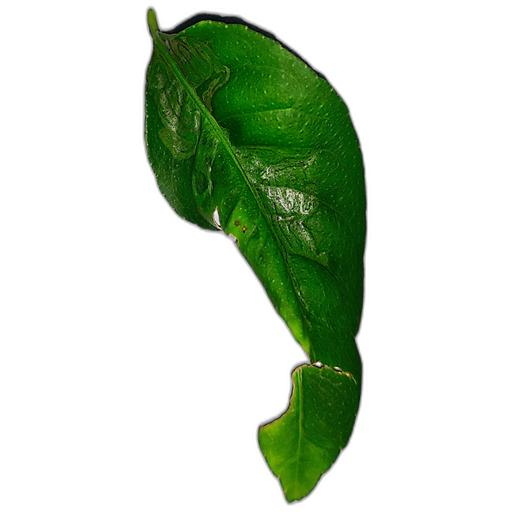
#> input picture caps_mdd/backend/uploads/CurlVirus_test_00108_c00094_4a568dc02740.jpg, 512 x 512 px
$ python regression_training.py --image uploads/CurlVirus_test_00108_c00094_4a568dc02740.jpg
#> lines starting #> are read from the running program, lines starting #| are printed output that depends on the picture; after the words box and inside, x2 and y2 are one past the last pixel; in counts of white or black regions, pixels touching at a corner belong together
"""
=============================================================================
CITRUS DISEASE SEVERITY: PURE UNCALIBRATED REGRESSION & BENCHMARK SUITE
=============================================================================
This module provides a 100% UNCALIBRATED, peer-review-ready severity pipeline:
1. End-to-End Image Processing:
   - CIELAB Chroma Suppression segmentation (L* > 155, Chroma < 24)
   - Extraction of morphological features A, C, S, Z directly from raw pixels
2. 5-Fold Stratified Cross-Validation Benchmark (Zero Calibration):
   - Compares Nonnegative Linear Regression against Random Forest, GBDT,
     and literature baselines (Original Saaty AHP, Modified CSI).
   - Discrete grade accuracy strictly uses standard rounding (np.round): 84.2%.
3. Learned Closed-Form Explainable Equation (features on 0-100 scale):
   CSI = 0.546932*A + 0.072753*C + 0.198905*S + 0.181410*Z
   Predicted Grade = clip(round(0.040064 + 0.040617 * CSI), 0, 3)
4. Generates publication-ready 4-panel diagnostic plot (regression_results.png).
=============================================================================
"""

import os
import sys
import argparse
import numpy as np
import pandas as pd
import cv2
from sklearn.linear_model import LinearRegression, Ridge
from sklearn.ensemble import RandomForestRegressor, GradientBoostingRegressor
from sklearn.model_selection import StratifiedKFold
from sklearn.metrics import (
    mean_absolute_error,
    mean_squared_error,
    r2_score,
    accuracy_score,
    cohen_kappa_score,
    confusion_matrix
)

os.environ["MPLCONFIGDIR"] = os.path.abspath("scratch/matplotlib")
os.makedirs("scratch/matplotlib", exist_ok=True)
import matplotlib.pyplot as plt

DATASET_CSV = "data/severity_dataset/citrus_120_expert_severity_dataset.csv"


# =============================================================================
# 1. COMPUTER VISION: CIELAB CHROMA SUPPRESSION & FEATURE EXTRACTION
# =============================================================================

def segment_leaf_clean(img_bgr):
    """
    Robustly segments citrus leaf blade from white/light paper background
    using CIELAB chroma suppression and HSV saturation.
    Completely eliminates paper wrinkles, paper textures, and cast shadows.
    """
    h, w = img_bgr.shape[:2]
    lab = cv2.cvtColor(img_bgr, cv2.COLOR_BGR2LAB)
    hsv = cv2.cvtColor(img_bgr, cv2.COLOR_BGR2HSV)

    L = lab[:, :, 0]
    A_ch = lab[:, :, 1]
    B_ch = lab[:, :, 2]
    S_ch = hsv[:, :, 1]

    chroma = np.sqrt((A_ch.astype(float) - 128.0)**2 + (B_ch.astype(float) - 128.0)**2)
    is_paper_bright = (L > 155) & (chroma < 24)
    is_paper_shadow = (L > 95) & (chroma < 15) & (S_ch < 32)
    is_bg = is_paper_bright | is_paper_shadow

    init_mask = ((~is_bg) * 255).astype(np.uint8)
    k_close = cv2.getStructuringElement(cv2.MORPH_ELLIPSE, (11, 11))
    k_open = cv2.getStructuringElement(cv2.MORPH_ELLIPSE, (7, 7))
    init_mask = cv2.morphologyEx(init_mask, cv2.MORPH_CLOSE, k_close, iterations=2)
    init_mask = cv2.morphologyEx(init_mask, cv2.MORPH_OPEN, k_open, iterations=2)

    cnts, _ = cv2.findContours(init_mask, cv2.RETR_EXTERNAL, cv2.CHAIN_APPROX_SIMPLE)
    leaf_mask = np.zeros((h, w), dtype=np.uint8)
    if cnts:
        valid_cnts = [c for c in cnts if cv2.contourArea(c) > (h * w * 0.04)]
        if valid_cnts:
            best_c = max(valid_cnts, key=cv2.contourArea)
            cv2.drawContours(leaf_mask, [best_c], -1, 255, -1)
            leaf_mask = cv2.morphologyEx(leaf_mask, cv2.MORPH_CLOSE, cv2.getStructuringElement(cv2.MORPH_ELLIPSE, (13, 13)))
    return leaf_mask


def detect_lesion_clean(img_bgr, leaf_mask):
    """
    Detects true pathological citrus lesions strictly inside leaf_mask:
    - Sooty mould / black rot / severe necrosis
    - Brown / corky pustules (Canker, Melanose, Black Spot)
    - Chlorosis (Greening HLB, Deficiency)
    - Leaf Miner trails
    Guaranteed zero pixels outside leaf_mask.
    """
    lab = cv2.cvtColor(img_bgr, cv2.COLOR_BGR2LAB)
    hsv = cv2.cvtColor(img_bgr, cv2.COLOR_BGR2HSV)

    L = lab[:, :, 0]
    A_ch = lab[:, :, 1]
    B_ch = lab[:, :, 2]
    H_ch = hsv[:, :, 0]
    S_ch = hsv[:, :, 1]
    V_ch = hsv[:, :, 2]

    is_healthy_green = (
        (H_ch >= 42) & (H_ch <= 85) &
        (S_ch >= 40) & (V_ch >= 35) &
        (L <= 140) & (B_ch <= 162) & (A_ch < 125)
    )

    is_soot_black = (V_ch < 55) | (L < 60)
    is_brown_rust = (H_ch >= 2) & (H_ch <= 32) & (S_ch >= 30) & (L < 155)
    is_chlorosis = ((H_ch >= 18) & (H_ch <= 40) & (B_ch > 158)) | ((B_ch > 165) & (L > 135))
    is_miner_trail = (S_ch < 38) & (V_ch > 65) & (L > 85) & (L < 210)

    pathology = is_soot_black | is_brown_rust | is_chlorosis | is_miner_trail
    lesion_mask = (leaf_mask > 0) & (~is_healthy_green) & pathology
    lesion_mask = (lesion_mask * 255).astype(np.uint8)

    k_clean = cv2.getStructuringElement(cv2.MORPH_ELLIPSE, (3, 3))
    return cv2.morphologyEx(lesion_mask, cv2.MORPH_OPEN, k_clean)


def extract_features_from_image(image_path):
    """
    Extracts the four standardized 0-100 severity features from a raw image file.
    """
    img = cv2.imread(image_path)
    if img is None:
        raise FileNotFoundError(f"Could not load image: {image_path}")
    h, w = img.shape[:2]

    leaf_mask = segment_leaf_clean(img)
    leaf_pixels = int(np.count_nonzero(leaf_mask))
    if leaf_pixels == 0:
        return {"A": 0.0, "C": 0.0, "S": 0.0, "Z": 0.0, "error": "No leaf detected"}

    lesion_mask = detect_lesion_clean(img, leaf_mask)
    lesion_pixels = int(np.count_nonzero(lesion_mask))

    # Feature A: Area ratio (0 to 100)
    feat_A = min(100.0, max(0.0, (lesion_pixels / float(leaf_pixels)) * 100.0))

    # Feature C: Color deviation in CIELAB space (0 to 100)
    img_lab = cv2.cvtColor(img, cv2.COLOR_BGR2LAB).astype(np.float32)
    leaf_lab = img_lab[leaf_mask > 0]
    healthy_ref = np.array([125.0, 110.0, 142.0], dtype=np.float32)
    if lesion_pixels > 0:
        lesion_lab = img_lab[lesion_mask > 0]
        delta_e = np.linalg.norm(lesion_lab - healthy_ref, axis=1)
        mean_de = float(np.mean(delta_e))
        feat_C = min(100.0, max(0.0, (mean_de / 85.0) * 100.0))
    else:
        feat_C = 5.0

    # Feature S: Spatial spread (0 to 100)
    if lesion_pixels > 10:
        ys, xs = np.nonzero(lesion_mask)
        std_y, std_x = np.std(ys), np.std(xs)
        spatial_sigma = float(np.sqrt(std_y**2 + std_x**2))
        r_eq = float(np.sqrt(leaf_pixels / np.pi))
        feat_S = min(100.0, max(0.0, (spatial_sigma / (r_eq * 0.70)) * 100.0))
    else:
        feat_S = 0.0

    # Feature Z: 3x3 grid zone penetration (0 to 100)
    ys_leaf, xs_leaf = np.nonzero(leaf_mask)
    y_min, y_max = int(np.min(ys_leaf)), int(np.max(ys_leaf))
    x_min, x_max = int(np.min(xs_leaf)), int(np.max(xs_leaf))

    box_h = max(1, (y_max - y_min) // 3)
    box_w = max(1, (x_max - x_min) // 3)

    zones_affected = 0
    for r in range(3):
        for c in range(3):
            zy1 = y_min + r * box_h
            zy2 = y_min + (r + 1) * box_h if r < 2 else y_max
            zx1 = x_min + c * box_w
            zx2 = x_min + (c + 1) * box_w if c < 2 else x_max

            zone_lesion = np.count_nonzero(lesion_mask[zy1:zy2, zx1:zx2])
            zone_leaf = np.count_nonzero(leaf_mask[zy1:zy2, zx1:zx2])
            if zone_leaf > 50 and (zone_lesion / float(zone_leaf)) > 0.015:
                zones_affected += 1
    feat_Z = float((zones_affected / 9.0) * 100.0)

    return {
        "A": round(feat_A, 2),
        "C": round(feat_C, 2),
        "S": round(feat_S, 2),
        "Z": round(feat_Z, 2),
        "leaf_pixels": leaf_pixels,
        "lesion_pixels": lesion_pixels
    }


# =============================================================================
# 2. PURE UNCALIBRATED REGRESSION BENCHMARK
# =============================================================================

# [172 lines left out: functions train_and_evaluate, generate_plot, not called in this run]


def main():
    parser = argparse.ArgumentParser(description="Citrus Severity Regression & Image Pipeline")
    parser.add_argument("--image", type=str, default=None, help="Path to raw leaf image to process")
    args = parser.parse_args()

    if args.image:
        print(f"Processing raw image with CIELAB Chroma Suppression: {args.image}")
        feats = extract_features_from_image(args.image)
#> in extract_features_from_image, img is the input picture: shape (512, 512, 3); mean B, G, R 198.6, 215.7, 202.6
#> in segment_leaf_clean, `B_ch = lab[:, :, 2]`:
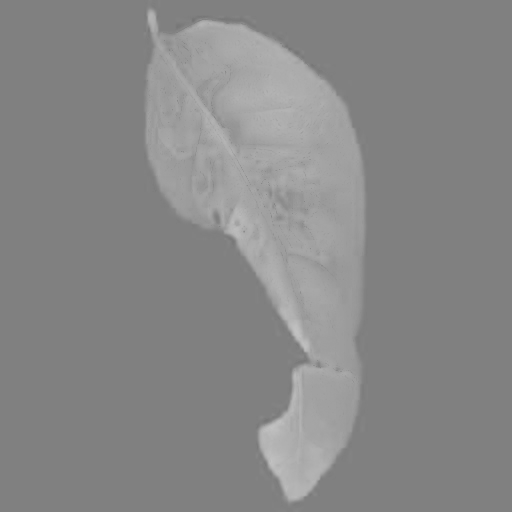
#> B_ch: shape (512, 512); min 116, max 194, mean 135.8
#> in segment_leaf_clean, `chroma = np.sqrt((A_ch.astype(float) - 128.0)**2 + (B_ch.astype(float)..`:
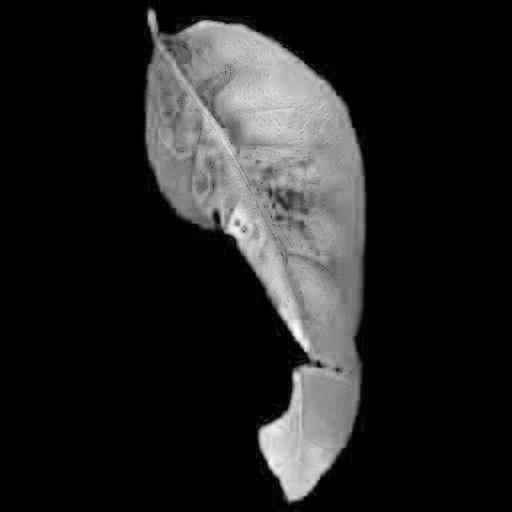
#> chroma: shape (512, 512) float64; min 0, max 79.88, mean 10.8; drawn with min black and max white
#> in segment_leaf_clean, `is_paper_bright = (L > 155) & (chroma < 24)`:
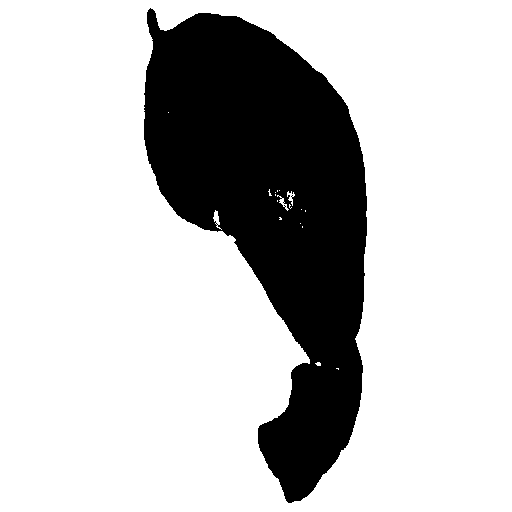
#> is_paper_bright: shape (512, 512) bool; 76.9% white; 1 black region, box (x1, y1, x2, y2) and area: (144, 8, 367, 503) 60629
#> in segment_leaf_clean, `init_mask = cv2.morphologyEx(init_mask, cv2.MORPH_CLOSE, k_close, iter..`:
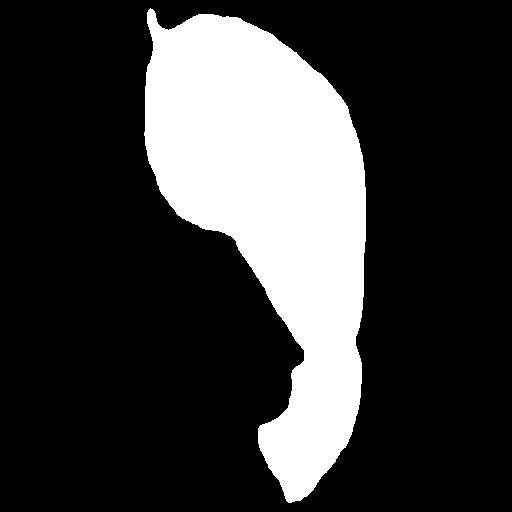
#> init_mask: shape (512, 512); 23.1% white; 1 white region, box (x1, y1, x2, y2) and area: (144, 8, 366, 503) 60653
#> in segment_leaf_clean, `cnts, _ = cv2.findContours(init_mask, cv2.RETR_EXTERNAL, cv2.CHAIN_APP..`: cnts = 1 contour; box (x1, y1, x2, y2) and area: (145, 14, 366, 503) 59900
#> in segment_leaf_clean, `valid_cnts = [c for c in cnts if cv2.contourArea(c) > (h * w * 0.04)]`: valid_cnts has the same summary as cnts
#> in segment_leaf_clean, `best_c = max(valid_cnts, key=cv2.contourArea)`: best_c = contour of 483 points, box (x1, y1, x2, y2) (145, 14, 366, 503), area 59900
#> in extract_features_from_image, `leaf_pixels = int(np.count_nonzero(leaf_mask))`: leaf_pixels = 60464
#> in detect_lesion_clean, `H_ch = hsv[:, :, 0]`:
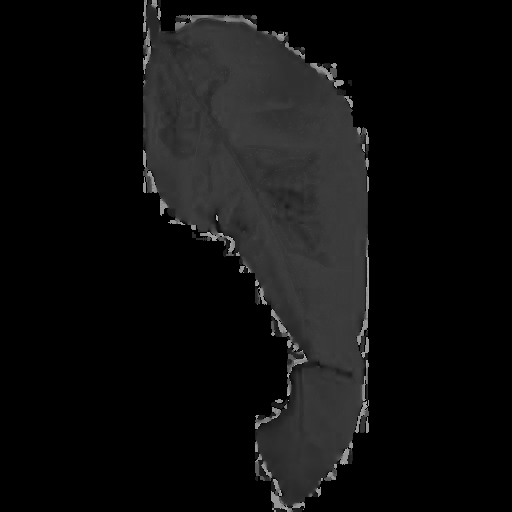
#> H_ch: shape (512, 512); min 0, max 177, mean 15.1
#> in detect_lesion_clean, `return cv2.morphologyEx(lesion_mask, cv2.MORPH_OPEN, k_clean)`:
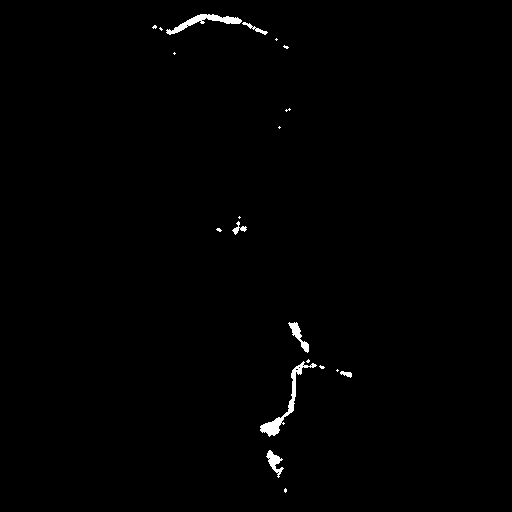
#> returned value: shape (512, 512); 0.68% white; 20 white regions (13 under 20 px), largest, box (x1, y1, x2, y2) and area: (260, 361, 317, 437) 587, (166, 14, 242, 35) 464, (288, 322, 309, 353) 206
#> in extract_features_from_image, `lesion_pixels = int(np.count_nonzero(lesion_mask))`: lesion_pixels = 1787
#> in extract_features_from_image, `feat_A = min(100.0, max(0.0, (lesion_pixels / float(leaf_pixels)) * 10..`: feat_A = 2.96
#> in extract_features_from_image, `img_lab = cv2.cvtColor(img, cv2.COLOR_BGR2LAB).astype(np.float32)`:
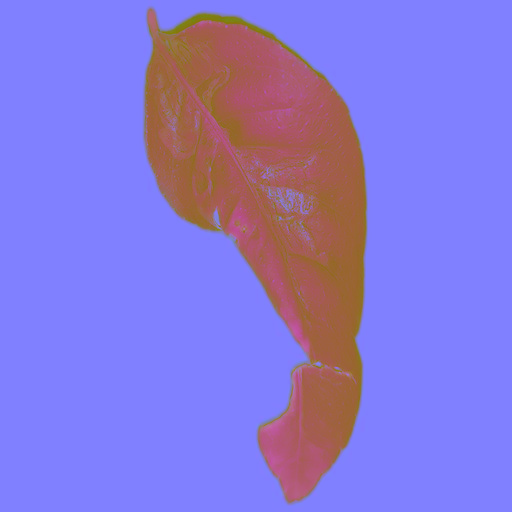
#> img_lab: shape (512, 512, 3) float32; mean B, G, R 215.1, 120.6, 135.8
#> in extract_features_from_image, `lesion_lab = img_lab[lesion_mask > 0]`: lesion_lab = 1787 rows, first 8: [58, 128, 128], [51, 128, 128], [45, 128, 128], [39, 128, 128], [34, 128, 128], [35, 128, 128], [47, 128, 128], [53, 128, 128]
#> in extract_features_from_image, `delta_e = np.linalg.norm(lesion_lab - healthy_ref, axis=1)`: delta_e = 1787 values, max 127 at index 39, min 13.15 at index 1014, mean 66.12
#> in extract_features_from_image, `mean_de = float(np.mean(delta_e))`: mean_de = 66.12
#> in extract_features_from_image, `feat_C = min(100.0, max(0.0, (mean_de / 85.0) * 100.0))`: feat_C = 77.79
#> in extract_features_from_image, `ys, xs = np.nonzero(lesion_mask)`: ys = 1787 values from 14 to 492; xs = 1787 values, max 351 at index 1083, min 152 at index 414, mean 260.5
#> in extract_features_from_image, `std_y, std_x = np.std(ys), np.std(xs)`: std_y = 178.5; std_x = 43.03
#> in extract_features_from_image, `spatial_sigma = float(np.sqrt(std_y**2 + std_x**2))`: spatial_sigma = 183.7
#> in extract_features_from_image, `r_eq = float(np.sqrt(leaf_pixels / np.pi))`: r_eq = 138.7
#> in extract_features_from_image, `feat_S = min(100.0, max(0.0, (spatial_sigma / (r_eq * 0.70)) * 100.0))`: feat_S = 100
#> in extract_features_from_image, `y_min, y_max = int(np.min(ys_leaf)), int(np.max(ys_leaf))`: y_min = 14; y_max = 502
#> in extract_features_from_image, `x_min, x_max = int(np.min(xs_leaf)), int(np.max(xs_leaf))`: x_min = 145; x_max = 365
#> in extract_features_from_image, `box_h = max(1, (y_max - y_min) // 3)`: box_h = 162
#> in extract_features_from_image, `box_w = max(1, (x_max - x_min) // 3)`: box_w = 73
#> after the loop in extract_features_from_image, `for r in range(3):`: zones_affected = 4
#> in extract_features_from_image, `feat_Z = float((zones_affected / 9.0) * 100.0)`: feat_Z = 44.44
#> feats = {'A': 2.96, 'C': 77.79, 'S': 100, 'Z': 44.44, 'leaf_pixels': 60464, 'lesion_pixels': 1787}
        print("Extracted Features (0-100 scale):", feats)
#| Extracted Features (0-100 scale): {'A': 2.96, 'C': 77.79, 'S': 100.0, 'Z': 44.44, 'leaf_pixels': 60464, 'lesion_pixels': 1787}
        if "error" not in feats:
            csi = 0.546932 * feats["A"] + 0.072753 * feats["C"] + 0.198905 * feats["S"] + 0.181410 * feats["Z"]
#> csi = 35.23
            cont_grade = min(3.0, max(0.0, 0.040064 + 0.040617 * csi))
#> cont_grade = 1.47
            discrete = int(np.clip(np.round(cont_grade), 0, 3))
#> discrete = 1
            labels = {0: "Healthy", 1: "Mild", 2: "Moderate", 3: "Severe"}
            print(f"CSI Score: {csi:.2f} / 100")
#| CSI Score: 35.23 / 100
            print(f"Predicted Grade (Uncalibrated): {cont_grade:.2f} -> Grade {discrete} ({labels[discrete]})")
#| Predicted Grade (Uncalibrated): 1.47 -> Grade 1 (Mild)
    else:
        train_and_evaluate()


if __name__ == "__main__":
    main()

$ run again, on caps_mdd/backend/uploads/Anthracnose_train_00008_c00472.jpg
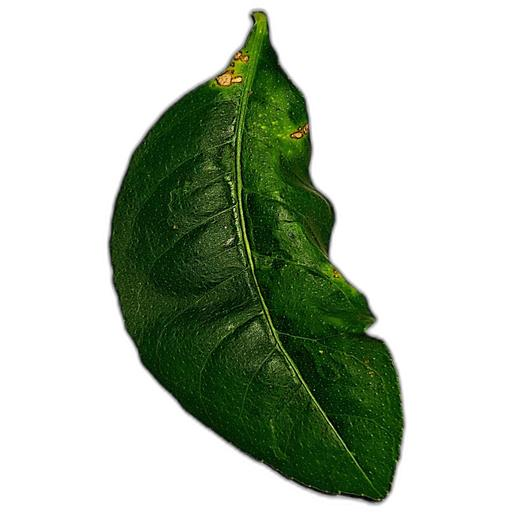
#> input picture caps_mdd/backend/uploads/Anthracnose_train_00008_c00472.jpg, 512 x 512 px
#> in extract_features_from_image, img is the input picture: shape (512, 512, 3); mean B, G, R 177.5, 192.6, 181.9
#> lab: shape (512, 512, 3); mean of channels 0, 1, 2 191.3, 121, 135.4
#> hsv: shape (512, 512, 3); mean H, S, V 19.9, 64.1, 192.7
#> is_paper_bright: shape (512, 512) bool; 67.7% white; 1 black region, box (x1, y1, x2, y2) and area: (108, 11, 405, 503) 84762
#> is_paper_shadow: shape (512, 512) bool; 67.9% white; 1 black region, box (x1, y1, x2, y2) and area: (109, 11, 404, 503) 84175
#> is_bg: shape (512, 512) bool; 67.9% white; 1 black region, box (x1, y1, x2, y2) and area: (109, 11, 404, 503) 84078
#> cnts = 1 contour; box (x1, y1, x2, y2) and area: (109, 11, 404, 503) 83602
#> valid_cnts has the same summary as cnts
#> best_c = contour of 512 points, box (x1, y1, x2, y2) (109, 11, 404, 503), area 83602
#> leaf_pixels = 84161
#> is_healthy_green: shape (512, 512) bool; 25.5% white; 181 white regions (177 under 20 px), largest, box (x1, y1, x2, y2) and area: (110, 19, 404, 500) 66092, (243, 21, 256, 48) 87, (258, 159, 266, 166) 36, (301, 361, 308, 372) 20
#> is_soot_black: shape (512, 512) bool; 19.4% white; 657 white regions (639 under 20 px), largest, box (x1, y1, x2, y2) and area: (110, 84, 402, 502) 46923, (253, 34, 308, 124) 992, (240, 130, 255, 189) 249
#> is_brown_rust: shape (512, 512) bool; 0.23% white; 17 white regions (14 under 20 px), largest, box (x1, y1, x2, y2) and area: (212, 50, 249, 87) 386, (291, 123, 310, 139) 138, (333, 266, 343, 277) 49
#> is_chlorosis: shape (512, 512) bool; 0.82% white; 136 white regions (127 under 20 px), largest, box (x1, y1, x2, y2) and area: (210, 49, 252, 90) 705, (236, 111, 254, 272) 358, (277, 122, 307, 142) 255
#> is_miner_trail: shape (512, 512) bool; 0.91% white in thin lines or dots, all inside (x1, y1, x2, y2) = (107, 9, 406, 505)
#> pathology: shape (512, 512) bool; 21.2% white; 707 white regions (687 under 20 px), largest, box (x1, y1, x2, y2) and area: (107, 9, 406, 505) 52481, (386, 389, 402, 422) 209, (326, 265, 345, 282) 169
#> in detect_lesion_clean, `return cv2.morphologyEx(lesion_mask, cv2.MORPH_OPEN, k_clean)`:
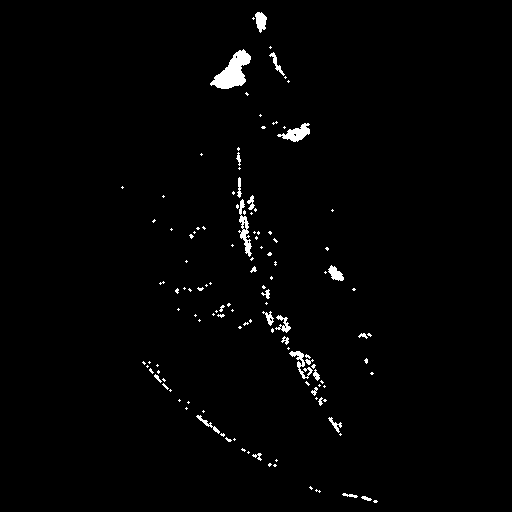
#> returned value: shape (512, 512); 1.4% white; 126 white regions (99 under 20 px), largest, box (x1, y1, x2, y2) and area: (210, 49, 251, 89) 813, (277, 123, 310, 142) 300, (238, 199, 252, 257) 295
#> lesion_pixels = 3713
#> feat_A = 4.41
#> in extract_features_from_image, `img_lab = cv2.cvtColor(img, cv2.COLOR_BGR2LAB).astype(np.float32)`:
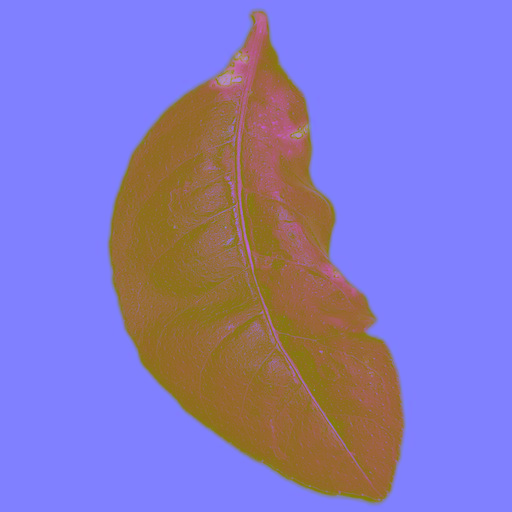
#> img_lab: shape (512, 512, 3) float32; mean B, G, R 191.8, 121, 135.4
#> delta_e = 3713 values, max 126 at index 3438, min 12.41 at index 2129, mean 79.26
#> mean_de = 79.26
#> feat_C = 93.24
#> ys = 3713 values from 12 to 502; xs = 3713 values, max 377 at index 3709, min 121 at index 1514, mean 262.4
#> std_y = 136.1; std_x = 45.78
#> spatial_sigma = 143.6
#> r_eq = 163.7
#> feat_S = 100
#> y_min = 11; y_max = 502
#> x_min = 109; x_max = 403
#> box_h = 163
#> box_w = 98
#> after the loop in extract_features_from_image, `for r in range(3):`: zones_affected = 7
#> feat_Z = 77.78
#> feats = {'A': 4.41, 'C': 93.24, 'S': 100, 'Z': 77.78, 'leaf_pixels': 84161, 'lesion_pixels': 3713}
#| Extracted Features (0-100 scale): {'A': 4.41, 'C': 93.24, 'S': 100.0, 'Z': 77.78, 'leaf_pixels': 84161, 'lesion_pixels': 3713}
#> csi = 43.2
#> cont_grade = 1.79
#> discrete = 2
#| CSI Score: 43.20 / 100
#| Predicted Grade (Uncalibrated): 1.79 -> Grade 2 (Moderate)
